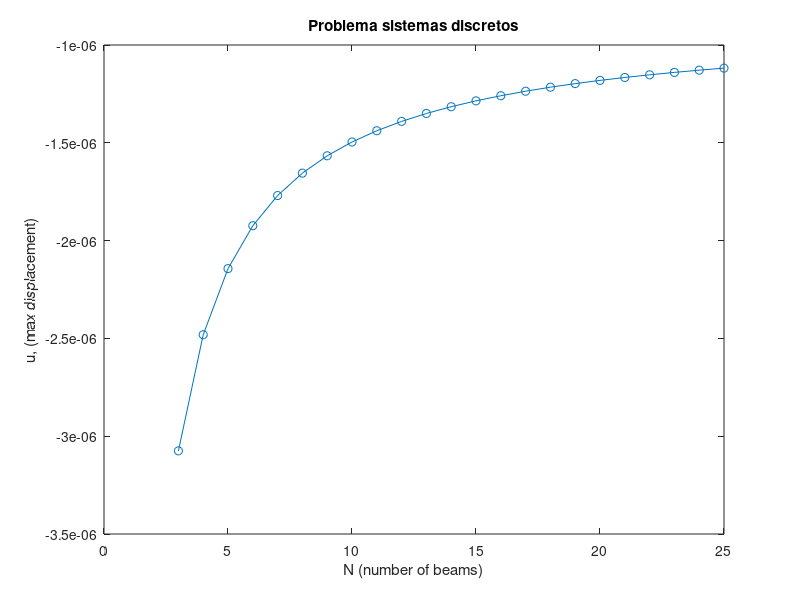

MATLAB code to generate this figure:
%-------------------------------
% Problema sistemas discretos
%-------------------------------
    
young = 1.1e10; % N/m^2
gamma = 24010;  % N/m^3
rmax = 2;       % m
rmin = 1;       % m
l = 3;          % m
p = 20e3;       % N

n_inicial = 3;
n_final = 25;
max_u =1:n_final-n_inicial+1;

for i=n_inicial:n_final
%Discretization
n = i;          % n of beams
nnodes = n+1;   % n of nodes
y_nodes = linspace(0,l,nnodes); % y coordinates at the nodes 
y_mid = (l/n)/2:l/n:l-(l/n)/2;  % y coordinates at the mid sections

%weight of section G's
%radius at the nodes
r_nodes =  (rmin-rmax)/l*y_nodes+rmax;  % radius at the nodes
r_mid = (rmin-rmax)/l*y_mid+rmax;       % radius at the mid section

%Distributed load

fg = zeros(n,1);
G = zeros(n,1);

% G in N/m
for i=1:n
    G(i) = gamma*(l/n)/3*(r_nodes(i)^2+r_nodes(i+1)^2+r_nodes(i)*r_nodes(i+1));
end

%fg in N
fg = G*(l/n)/2;

%Stiffnes matrix

k_element = young*pi*r_mid.^2/(l/n); % k of each beam
k = zeros(nnodes); % global stiffnes matrix

for i=1:n % building global stiffnes matrix
    k(i:i+1,i:i+1) = [1,-1;-1,1].*k_element(i)+k(i:i+1,i:i+1);
end

% %Global force vectors
% 
% f = zeros(nnodes,1); % global force vector
% 
% for i=1:nnodes  % global force vector
%     f(i)=1;
% end

%Get mini stiffnes matrix and mini force vector

mini_k = k(2:nnodes,2:nnodes);

%Creating mini_f

mini_f = zeros(n,1);

for i=1:n
    if i<n
    mini_f(i)=-fg(i)-fg(i+1);
    else
    mini_f(i)= -fg(i)-p;
    end
end

%Find displacement matrix

m_u = mini_k\mini_f;

%Get global displacement vector

u = zeros(nnodes,1);

u(2:end)=m_u;

%Get global force vector

r_f = k*u;

%Deformation of each beam

e = zeros(n,1);

for i=1:n
    e(i)= (u(i+1)-u(i))/(l/n);
end


%Strain stress

sigma = young*e;

%Strain

N = zeros(n,1);

for i=1:n
    N(i)= sigma(i)*pi*r_mid(i)^2;
end

%Verification

if sum(r_f) < 1e-6
    disp('Verification OK!')
else
    disp('Math error!')
    ends
end

max_u(i-2)= u(end);

end

x=n_inicial:n_final;
y=max_u;
plot(x,y,'-o');

title('Problema sistemas discretos')
xlabel('N (number of beams)')
ylabel('u, (max displacement)')
